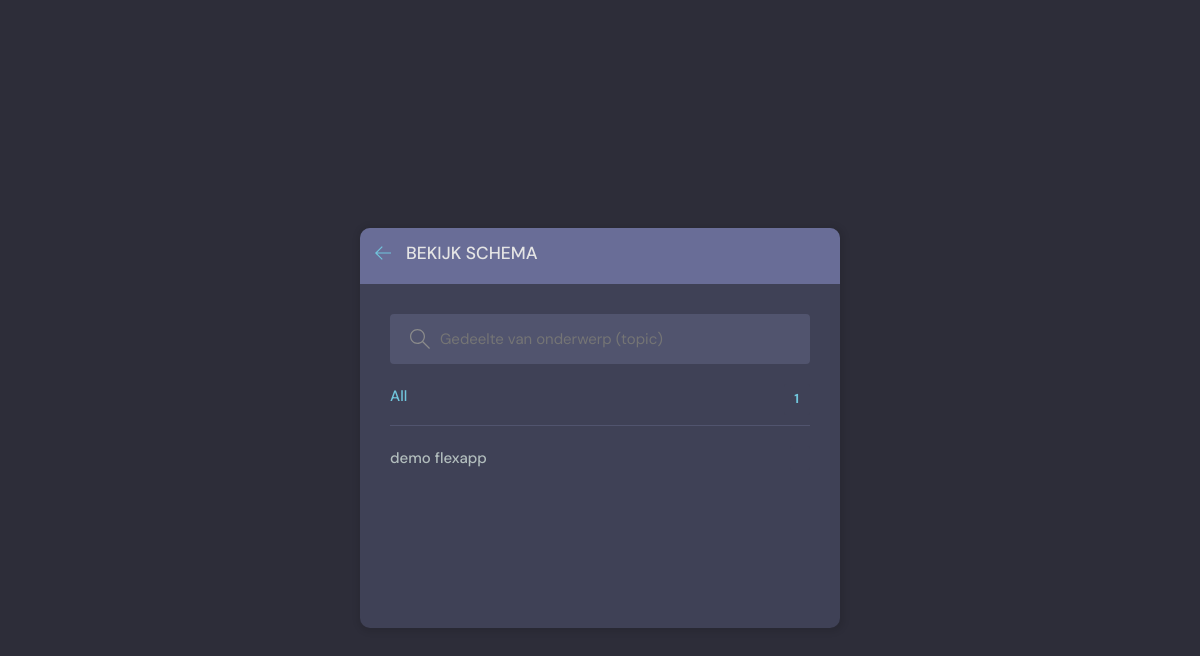
/erv-topics/, run on an earlier commit of the app's database.
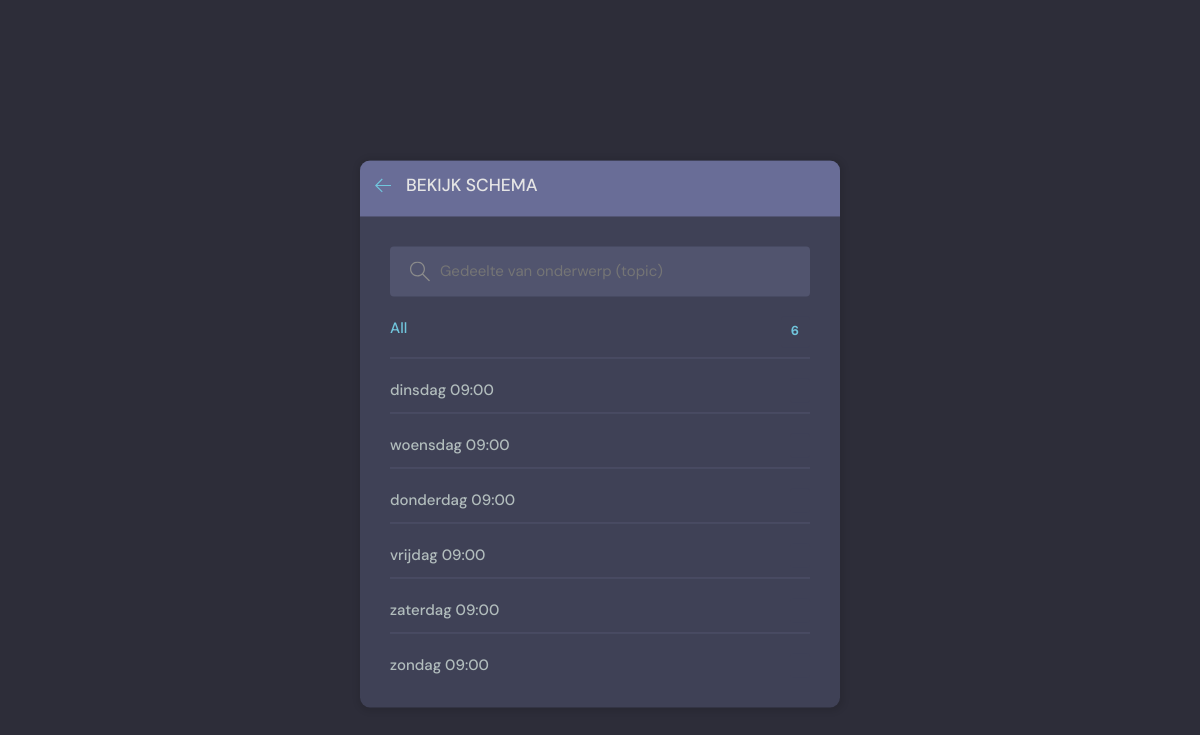
And on a later commit of the database.
### beatrix/models.py (models this page shows, shortened)
class Flexevent(models.Model):
    host = models.ForeignKey(User, on_delete=models.SET_NULL, null=True)
    id = models.AutoField(primary_key=True)
    topic = models.ForeignKey(Topic, on_delete=models.CASCADE,null=True) ##SET_NULL, null=True)
    event_text = models.CharField(max_length=200)
    name = models.CharField(max_length=200)
    description = models.TextField(null=True, blank=True) # database field (can Empty), form field (can Empty)
    pub_date = models.CharField(max_length=35)
    datum = models.DateField(auto_now=False)
    pub_time = models.CharField(max_length=35, default='10:00')
    lid = models.ManyToManyField(User, related_name='deelnemer', blank=True)
    body = models.TextField(null=True, blank=True)
    updated = models.DateTimeField(auto_now=True)
    created = models.DateTimeField(auto_now_add=True)

### beatrix/views.py (the view)
# urls.py: path('erv-topics/', erv_topicsPage, name="erv-topics"),
def erv_topicsPage(request):
    q = request.GET.get('q') if request.GET.get('q') != None else ''
    topics=Flexevent.objects.filter(name__contains=q)[0:6] ##.values_list('topic', flat=True)
    return render(request, 'beatrix/erv-topics.html', {'topics': topics})

### beatrix/templates/beatrix/erv-topics.html (shortened to what this page needs)
{% extends 'erv-base.html' %} {% block content %}
<main class="create-room layout">
  <div class="container">
    <div class="layout__box">
      <div class="layout__boxHeader">
        <div class="layout__boxTitle">
          <a href="{% url 'erv-home' %}">
            <svg
              version="1.1"
              xmlns="http://www.w3.org/2000/svg"
              width="32"
              height="32"
              viewBox="0 0 32 32"
            >
              <title>Terug</title>
              <path
                d="M13.723 2.286l-13.723 13.714 13.719 13.714 1.616-1.611-10.96-10.96h27.625v-2.286h-27.625l10.965-10.965-1.616-1.607z"
              ></path>
            </svg>
          </a>
          <h3>Bekijk Schema</h3>
        </div>
      </div>
      <div class="topics-page layout__body">
        <form action="" method="GET" class="header__search">
          <label>
            <input name="q" placeholder="Gedeelte van onderwerp (topic)" />
          </label>
        </form>
        <ul class="topics__list">
          <li>
            <a href="{% url 'erv-topics' %}" class="active"
              >All <span>{{topics.count}} </span></a
            >
          </li>
          {% for topic in topics %}
          <li>
            <a href="{% url 'erv-home' %}?q={{topic.name}}">{{ topic.name }} <span>{{topic.flexevent_set.all.count}}</span></a>
          </li>
          {% endfor %}
        </ul>
      </div>
    </div>
  </div>
</main>
{% endblock content %}

What changed in the data, as far as the page shows it:
removed Flexevent: name "demo flexapp"
added Flexevent: name "dinsdag 09:00"
added Flexevent: name "woensdag 09:00"
added Flexevent: name "donderdag 09:00"
added Flexevent: name "vrijdag 09:00"
added Flexevent: name "zaterdag 09:00"
added Flexevent: name "zondag 09:00"
Also different on the page:
{{ topics.count }}: "1" → "6"
